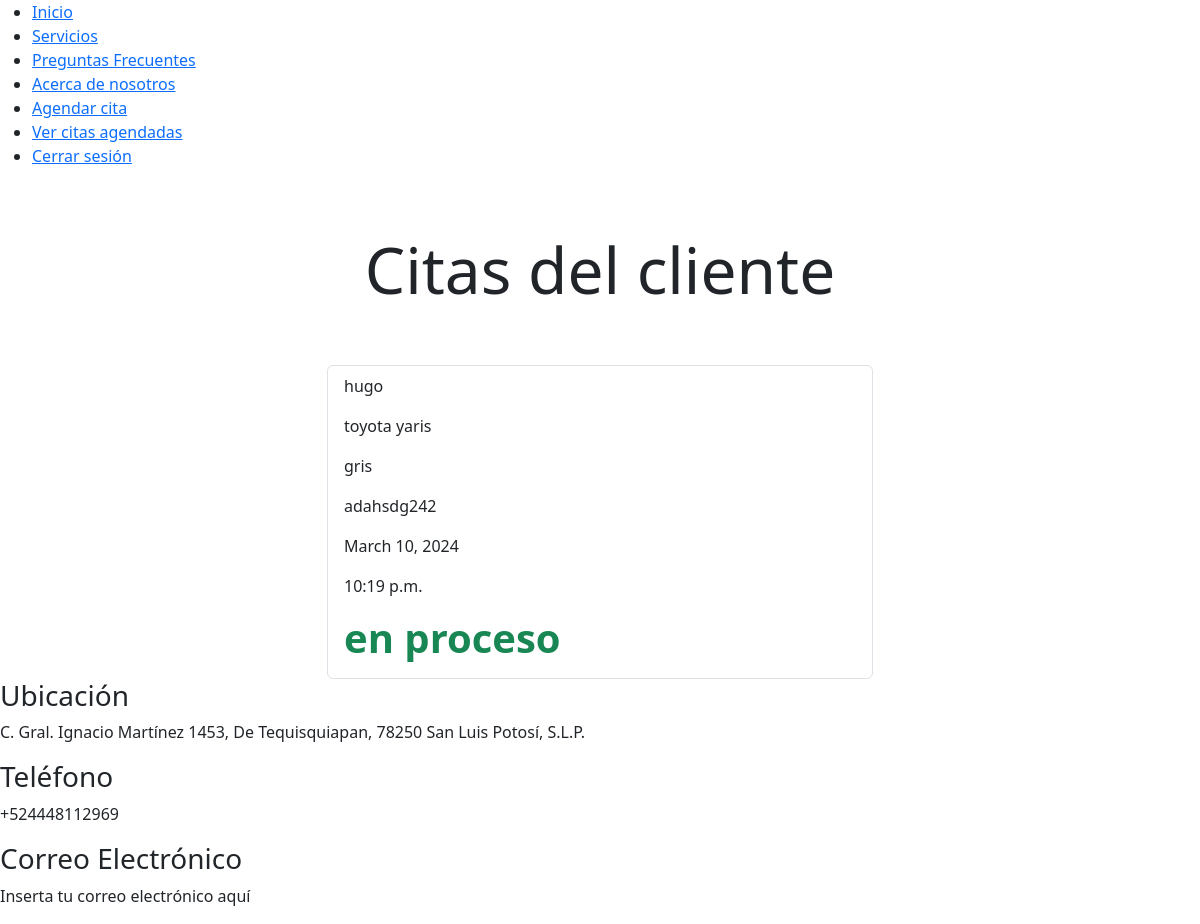
Page /lista_citas/ (signed in) on the earlier database version.
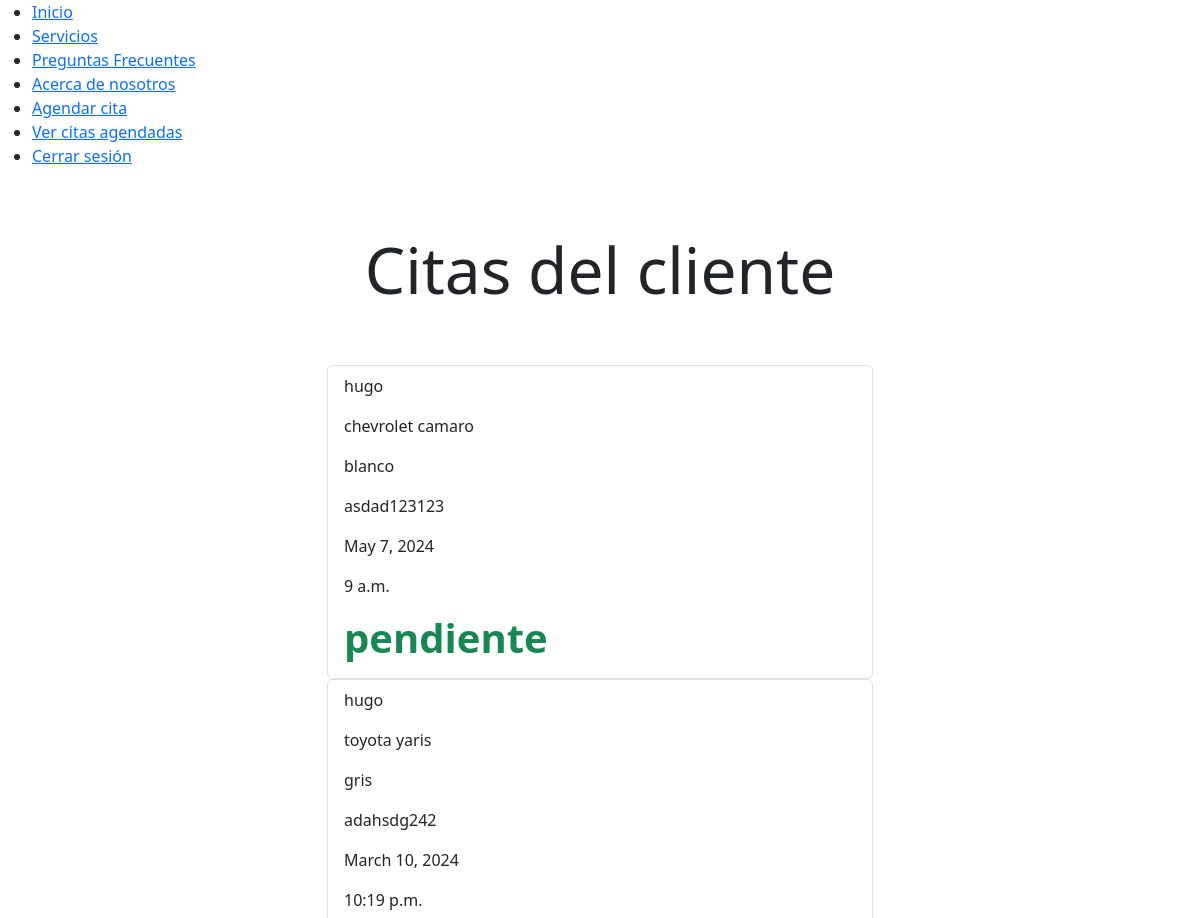
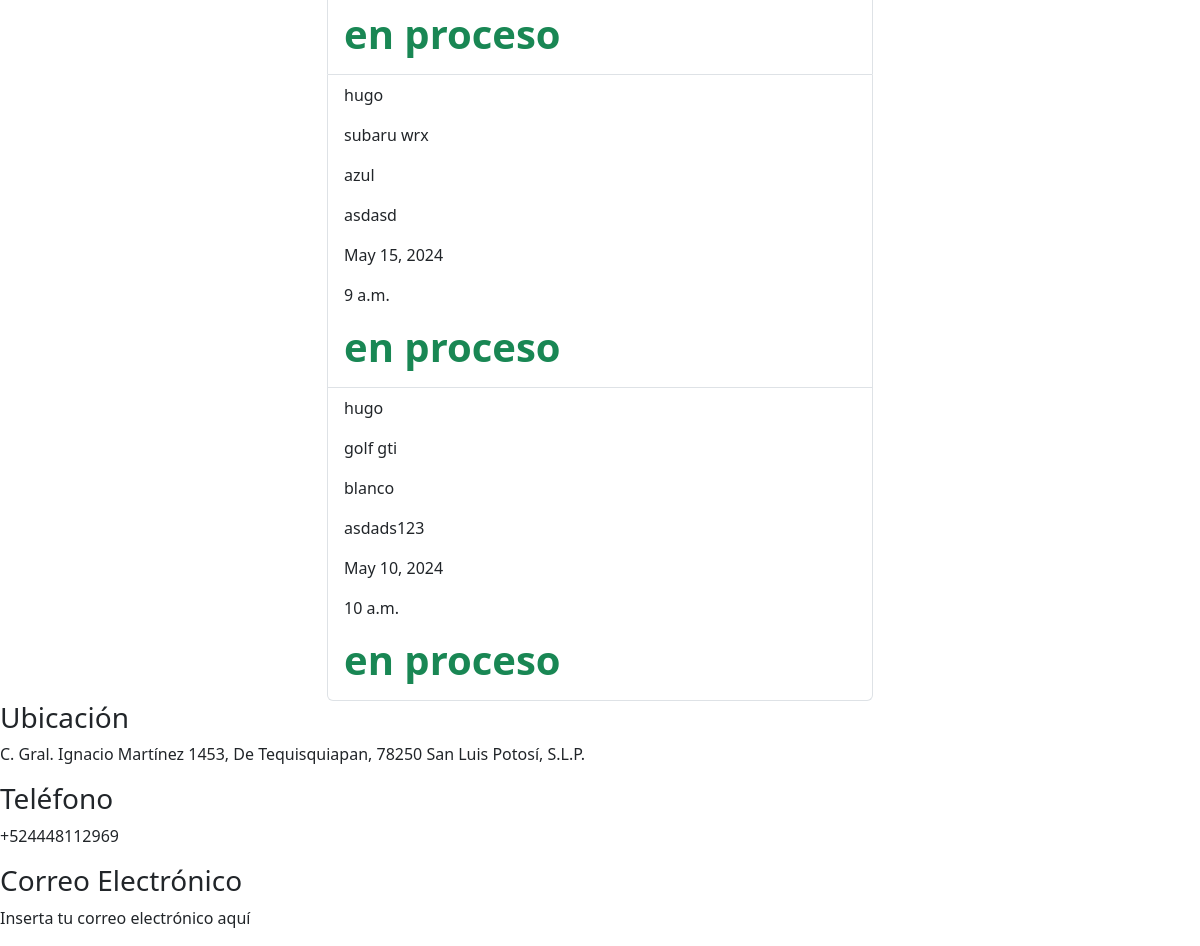
Same page on the later database version (2 pictures, top to bottom).
### autenticacion/models.py (models this page shows, shortened)
class Cita(models.Model):
    usuario = models.ForeignKey(User, on_delete=models.CASCADE)
    modelo_carro = models.CharField(max_length=100)
    color = models.CharField(max_length=100)
    placas = models.CharField(max_length=20)
    fecha = models.DateField()
    hora = models.TimeField()
    estado = models.CharField(max_length=50, default='pendiente')
    retroalimentacion = models.TextField(null=True, blank=True)
    servicios = models.ManyToManyField(Servicio, through='DetalleCita')

class User(AbstractUser):
    tel = models.CharField(max_length= 20) #Agregar el campo telefono a la tabla de usuario

### autenticacion/views.py (the view)
# urls.py: path('lista_citas/', v_auth.lista_citas_cliente, name='lista_citas_cliente'),
@login_required
def lista_citas_cliente(request):
    citas_en_espera = Cita.objects.filter(usuario = request.user, estado = "pendiente")
    citas_en_proceso = Cita.objects.filter(usuario = request.user, estado = "en proceso")
    citas_finalizadas = Cita.objects.filter(usuario = request.user, estado = "finalizada")
    titulo = "Citas del cliente"
    return render(request, "lista_citas_cliente.html",{
        'titulo': titulo,
        'citas_en_espera' : citas_en_espera,
        'citas_en_proceso' : citas_en_proceso,
        'citas_finalizadas' : citas_finalizadas,
    })

### main/templates/lista_citas_cliente.html (shortened to what this page needs)
{% extends 'layouts/base.html' %}
    {% block content %}
    <main class="container">
        <div class="row">
            <div class="col-md-6 offset-md-3">
                <h1 class="text-center display-3 py-5">{% block title %}{{ titulo }}{% endblock %}</h1>
                <ul class="list-group">
                    {% for cita in citas_en_espera %}
                    <a class="list-group-item" href="{% url 'detalle_cita_cliente' cita.id %}">
                        <header class="d-flex justify-content-between">
                            <p>{{cita.usuario}}</p>
                        </header>
                            <p>{{cita.modelo_carro}}</p>
                            <p>{{cita.color}}</p>
                            <p>{{cita.placas}}</p>
                            <p>{{cita.fecha}}</p>
                            <p>{{cita.hora}}</p>
                            <h1 class="fw-bold text-success">{{cita.estado}}</h1>
                    </a>
                    {% endfor %}
                </ul>
                <ul class="list-group">
                    {% for cita in citas_en_proceso %}
                    <a class="list-group-item" href="{% url 'estatus_cita' cita.id %}">
                        <header class="d-flex justify-content-between">
                            <p>{{cita.usuario}}</p>
                        </header>
                            <p>{{cita.modelo_carro}}</p>
                            <p>{{cita.color}}</p>
                            <p>{{cita.placas}}</p>
                            <p>{{cita.fecha}}</p>
                            <p>{{cita.hora}}</p>
                            <h1 class="fw-bold text-success">{{cita.estado}}</h1>
                    </a>
                    {% endfor %}
                </ul>
            </div>
        </div>
    </main>
    {% endblock %}

Differences in the rows shown:
added Cita: usuario "hugo", modelo_carro "chevrolet camaro", color "blanco", placas "asdad123123", fecha "May 7, 2024", hora "9 a.m.", estado "pendiente", shown under "Citas del cliente"
added Cita: usuario "hugo", modelo_carro "subaru wrx", color "azul", placas "asdasd", fecha "May 15, 2024", hora "9 a.m.", estado "en proceso"
added Cita: usuario "hugo", modelo_carro "golf gti", color "blanco", placas "asdads123", fecha "May 10, 2024", hora "10 a.m.", estado "en proceso"
